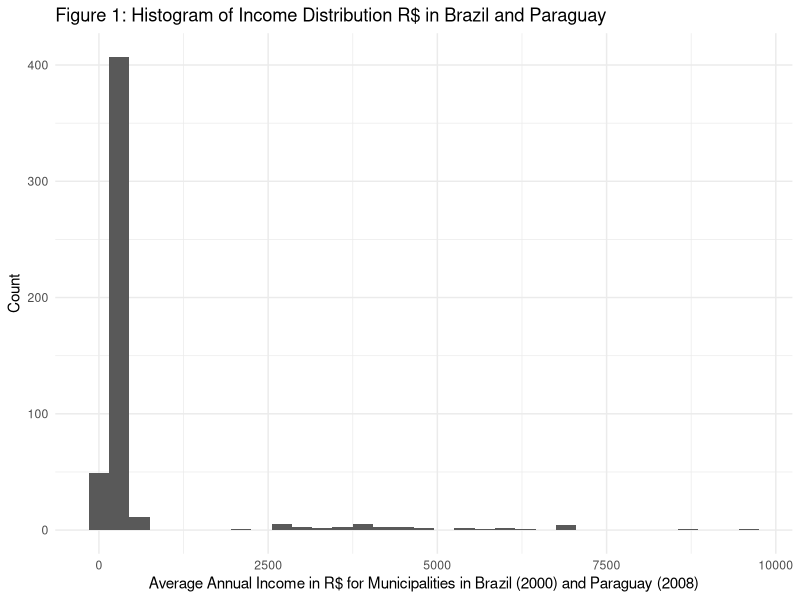
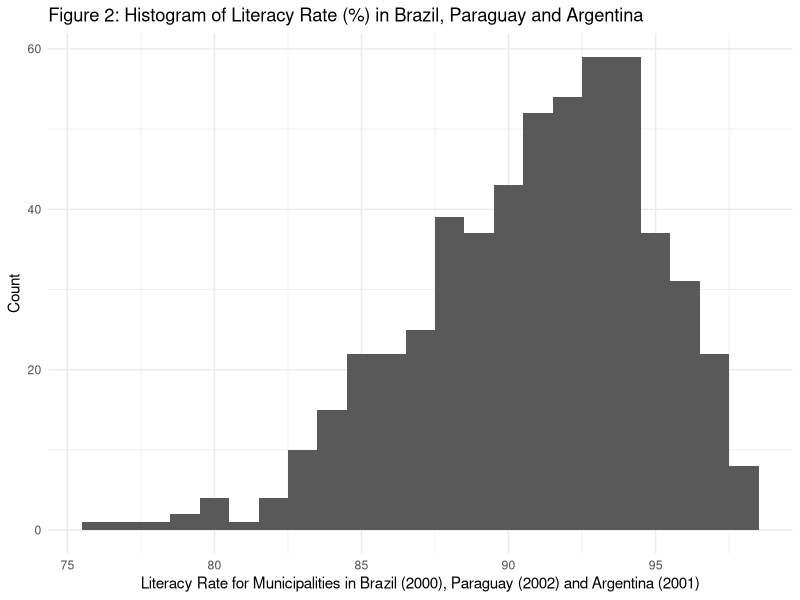
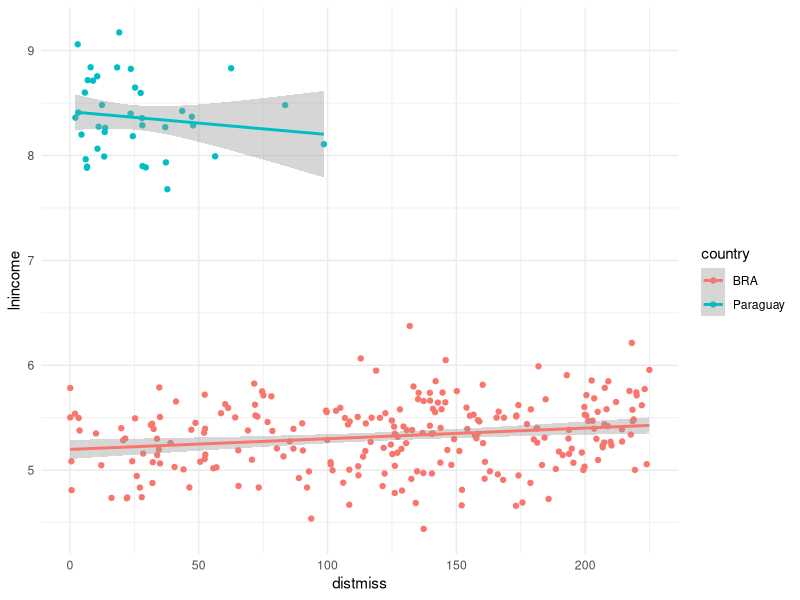
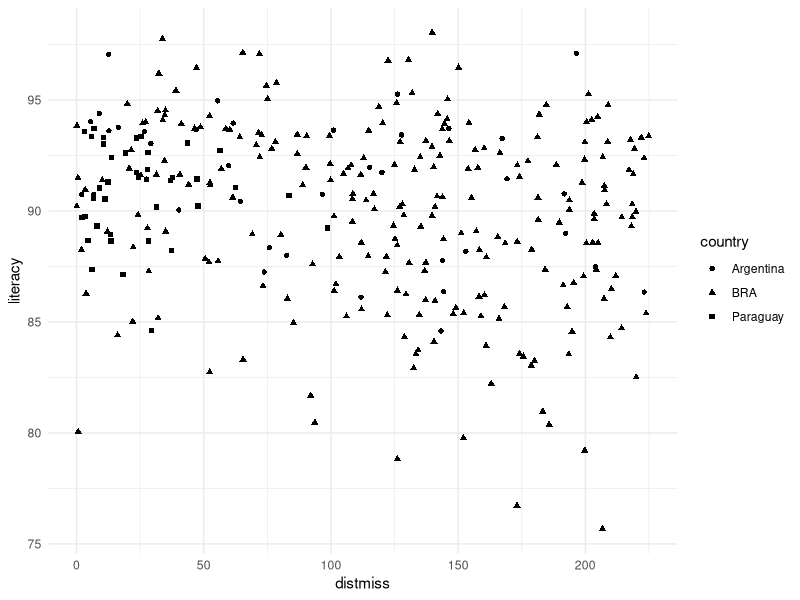
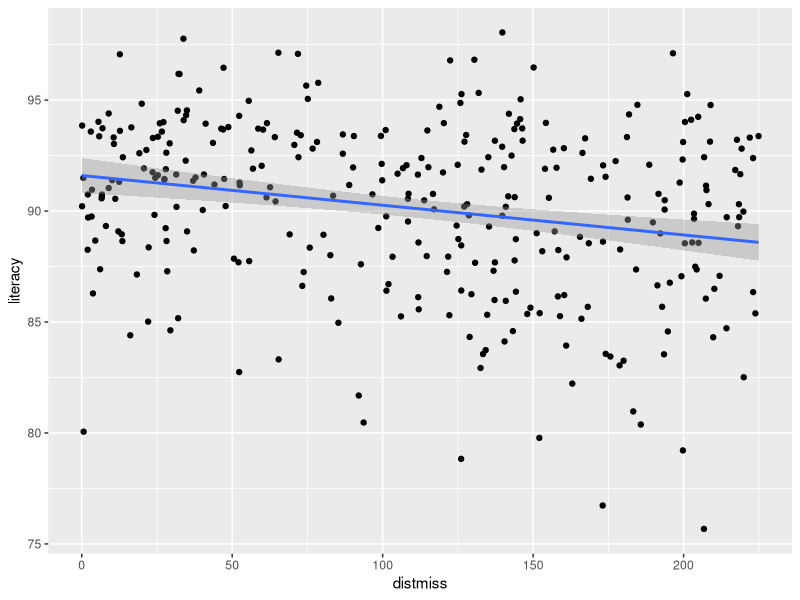

The R script that drew these images, in order:
## ---- chunk 1
knitr::opts_chunk$set(echo = TRUE)

library(haven)
library(tidyverse)

figureii <- read_dta("./Inputs/Figures/Figure II.dta")
#figurev <- read_dta("./Inputs/Figures/Figure V.dta")
figureiiii_iv <- read_dta("./Inputs/Figures/Figures IIII IV.dta")

#ipums_brazil <- read_dta("./Inputs/Tables/IPUMS Brazil.dta")
#ipums_argentina <- read_dta("./Inputs/Tables/IPUMS Argentina.dta")
#ipums_paraguay <- read_dta("./Inputs/Tables/IPUMS Paraguay.dta")

#argentina_1895 <- read_dta("./Inputs/Tables/Argentina 1895.dta")
#brazil_1920 <-read_dta("./Inputs/Tables/Brazil 1920.dta")

#arg_bra_par_spatial <- read_dta("./Inputs/Tables/Argentina Brazil Paraguay Spatial.dta")
literacy <- read_dta("./Inputs/Tables/Literacy Argentina Brazil Paraguay.dta")
income <- read_dta("./Inputs/Tables/Income Brazil Paraguay Spatial.dta")
#poverty <- read_dta("./Inputs/Tables/Poverty Argentina Paraguay Spatial.dta")
## ---- chunk 2

new_inc <- data.frame(income = (exp(1))^(income$lnincome))

inc <- ggplot(data = new_inc, aes(income)) + 
  geom_histogram(binwidth = 300) +
  labs (y = "Count", 
        x = "Average Annual Income in R$ for Municipalities in Brazil (2000) and Paraguay (2008)",
        title = "Figure 1: Histogram of Income Distribution R$ in Brazil and Paraguay") +
  theme_minimal()

inc
## ---- chunk 3
#literacy <- literacy %>%
#  drop_na()

lit <- ggplot(data = literacy, aes(x = literacy)) +
  geom_histogram(binwidth = 1) +
  labs(y = "Count",
       x = "Literacy Rate for Municipalities in Brazil (2000), Paraguay (2002) and Argentina (2001)",
       title = "Figure 2: Histogram of Literacy Rate (%) in Brazil, Paraguay and Argentina") +
  theme_minimal()

lit
## ---- chunk 4
new_inc %>%
  summarize(mean = mean(income), median = median(income), min = min(income), max = max(income), q1 = quantile(income, 0.25), q3 = quantile(income, 0.75), var = var(income))

literacy %>%
  drop_na %>%
  summarize(mean = mean(literacy), median = median(literacy), min = min(literacy), max = max(literacy), q1 = quantile(literacy, 0.25), q3 = quantile(literacy, 0.75), var = var(literacy))
## ---- chunk 5

new_income <- income %>%
  filter(distmiss < 225)

scatter1 <- ggplot(data = new_income, aes(x = distmiss, y = lnincome, color = country)) +
  geom_point() + 
  geom_smooth(method = lm) +
  theme_minimal()

scatter1
## ---- chunk 6
new_literacy <- literacy %>%
  filter(distmiss < 225)

scatter2 <- ggplot(data = new_literacy, aes(x = distmiss, y = literacy, shape = country)) +
  geom_point() +
  theme_minimal()

scatter2

## ---- chunk 7
model <- lm(literacy ~ distmiss + country, data = figureii)
summary(model)

model2 <- lm(lnincome ~ distmiss, data = figureiiii_iv)
summary(model2)
## ---- chunk 8
figureii <- figureii %>%
  mutate(mission_char = ifelse(mission == 1, "Mission Site", "Not Mission Site"))

ggplot(figureii, aes(x = distmiss, y = literacy)) + geom_point() + geom_smooth(method = lm)
